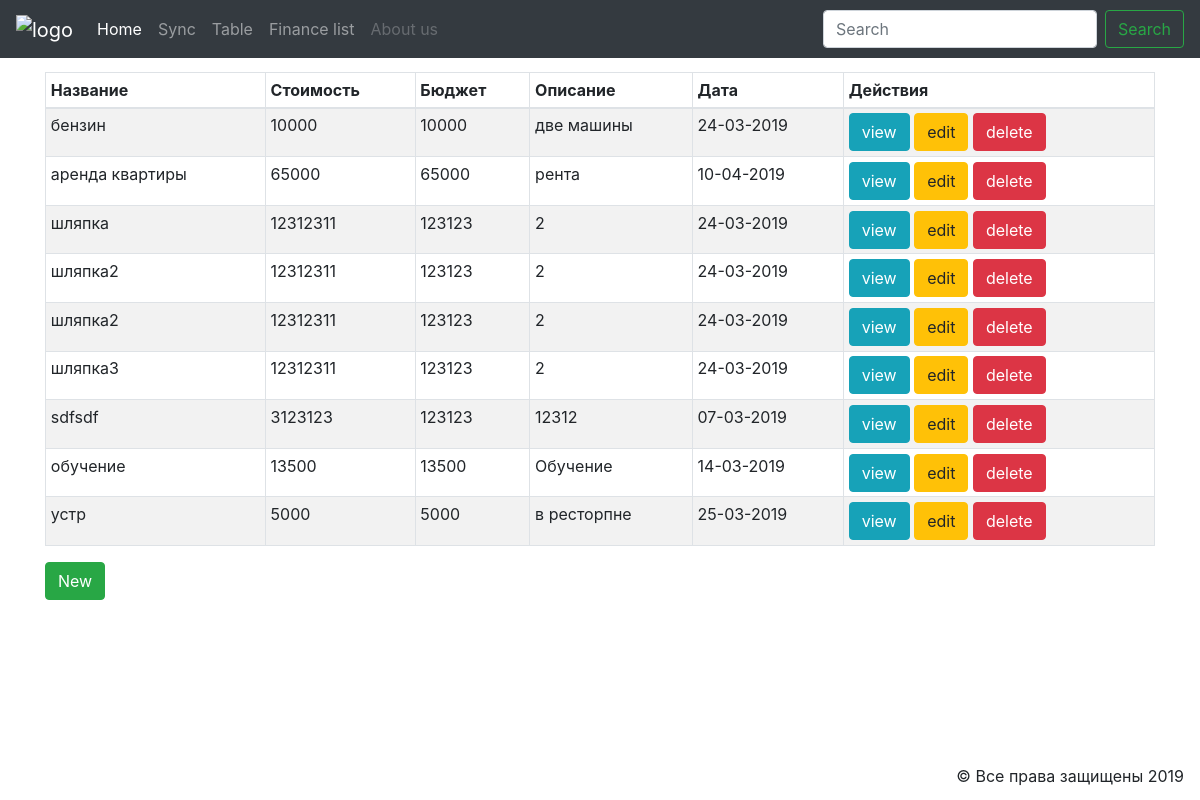
/finance/finance_list, run on an earlier commit of the app's database.
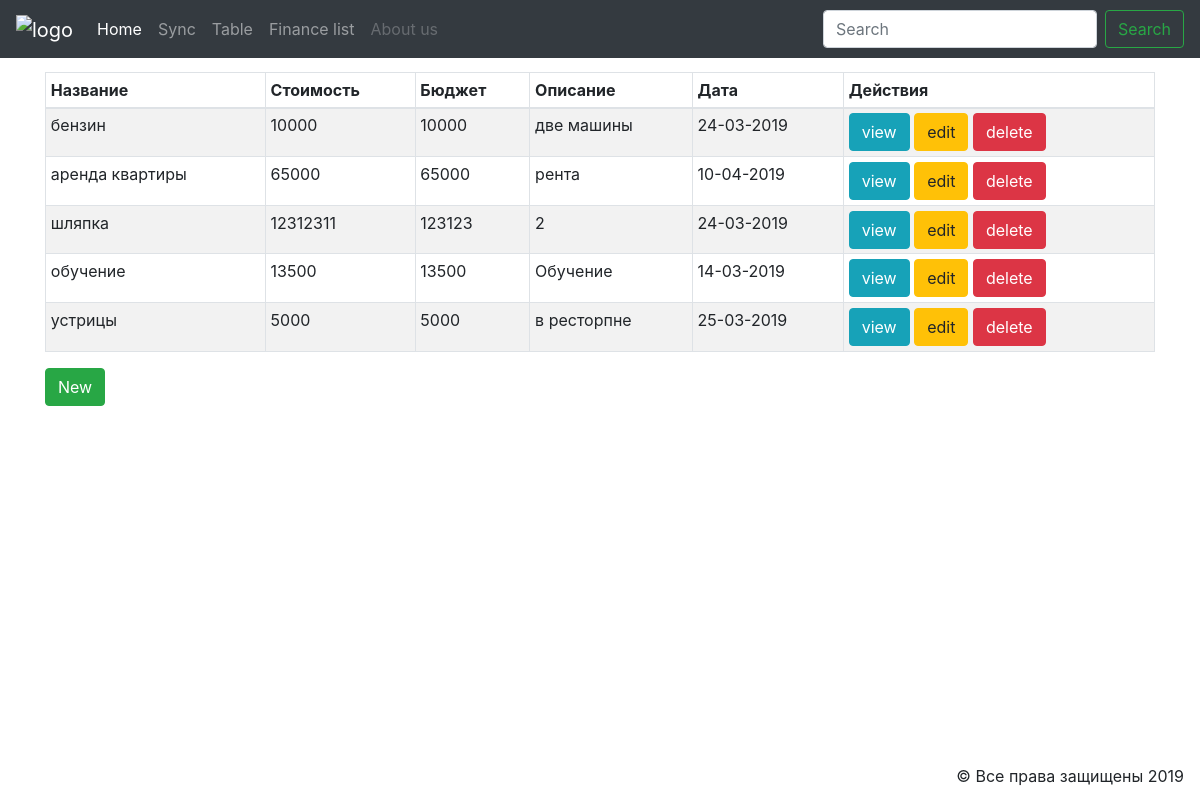
And on a later commit of the database.
### finance/models.py (models this page shows, shortened)
class Finance(models.Model):
    title = models.CharField(max_length=120)
    costs = models.PositiveIntegerField()
    budget = models.PositiveIntegerField()
    description = models.TextField()
    date = models.DateTimeField()
    type = models.CharField(max_length=80)
    class Meta:
        verbose_name_plural = "Finance"

### finance/views.py (the view)
# urls.py: path('finance_list', views.FinanceList.as_view(), name='finance_list'),
class FinanceList(ListView):
    model = Finance

### finance/templates/finance/finance_list.html
{% extends "finance/homePage.html" %}
{% block content %}
<div class="container-fluid">
    <div class="container">
        <div class="row">
            <div class="mt-3 col">
                <table class="table table-striped table-hover table-bordered table-sm">
                    <thead>
                    <tr>
                        <th>Название</th>
                        <th>Стоимость</th>
                        <th>Бюджет</th>
                        <th>Описание</th>
                        <th>Дата</th>
                        <th>Действия</th>
                    </tr>
                    </thead>
                    <tbody>
                    {% for finance in object_list %}
                    <tr>
                        <td>{{ finance.title }}</td>
                        <td>{{ finance.costs }}</td>
                        <td>{{finance.budget}}</td>
                        <td>{{finance.description}}</td>
                        <td>{{finance.date|date:"d-m-Y"}}</td>
                        <td><a href="{% url 'finance_view' finance.id %}" class="btn btn-info">view</a>
                            <a href="{% url 'finance_edit' finance.id %}" class="btn btn-warning">edit</a>
                            <a href="{% url 'finance_delete' finance.id %}" class="btn btn-danger">delete</a></td>
                    </tr>
                    {% endfor %}
                    </tbody>
                </table>
                <a href="{% url 'finance_new' %}" class="btn btn-success">New</a>
            </div>
        </div>
    </div>
</div>
{% endblock %}

What changed in the data, as far as the page shows it:
removed Finance: title "шляпка2", costs "12312311", budget "123123", description "2", date "24-03-2019"
removed Finance: title "шляпка2", costs "12312311", budget "123123", description "2", date "24-03-2019"
removed Finance: title "шляпка3", costs "12312311", budget "123123", description "2", date "24-03-2019"
removed Finance: title "sdfsdf", costs "3123123", budget "123123", description "12312", date "07-03-2019"
changed Finance "в ресторпне": title "устр" → "устрицы"
